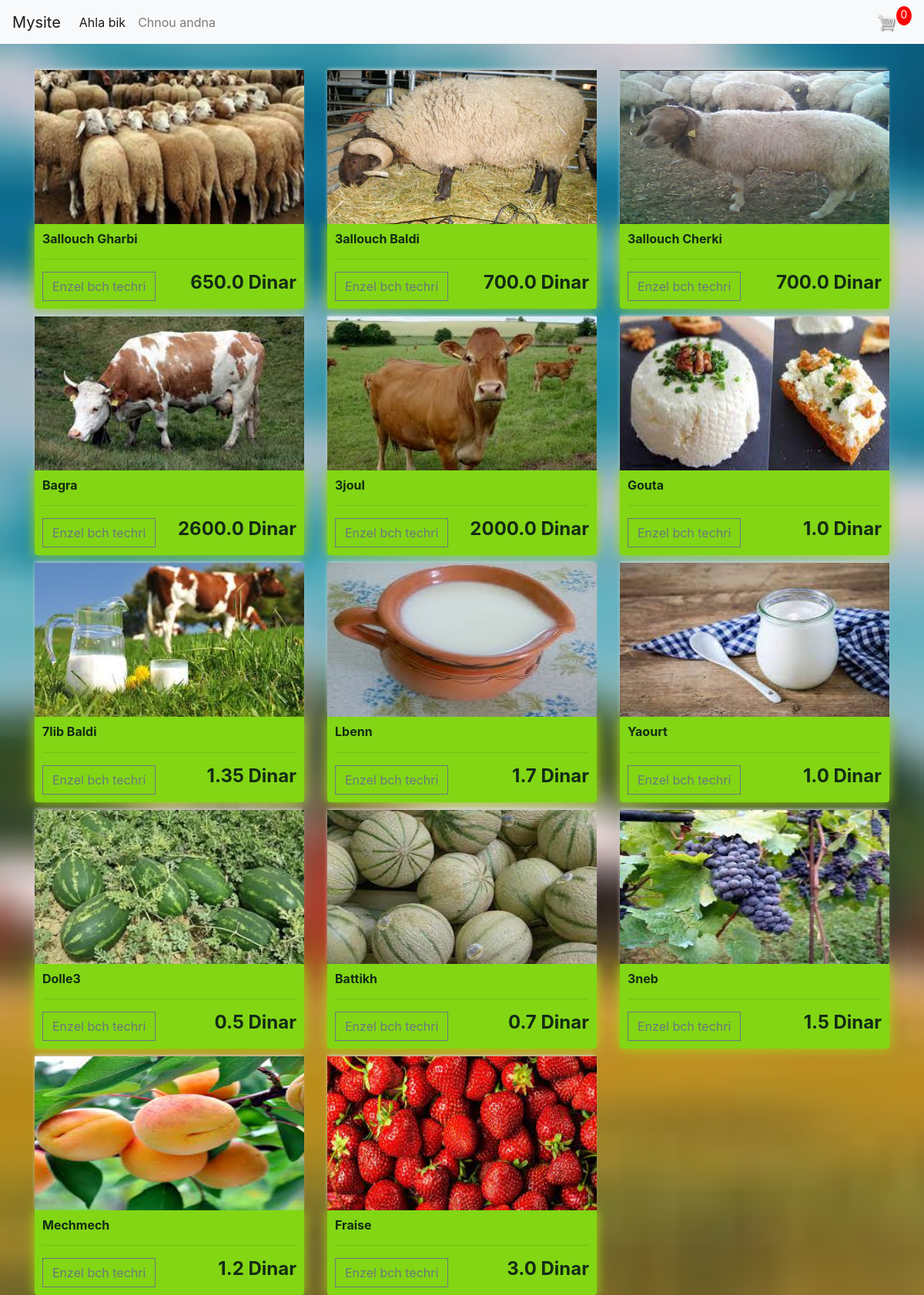
The page / on the database its author committed.
### store/models.py (models this page shows, shortened)
class Product(models.Model):
	name = models.CharField(max_length=200)
	price = models.FloatField()
	digital = models.BooleanField(default=False,null=True, blank=True)
	image = models.ImageField(null=True, blank=True)
	@property
	def imageURL(self):
		try:
			url = self.image.url
		except:
			url = ''
		return url

### store/views.py (the view)
# urls.py: path('', include('store.urls')),
def store(request):
	data = cartData(request)
	cartItems = data['cartItems']
	order = data['order']
	items = data['items']
	products = Product.objects.all()
	context = {'products':products, 'cartItems':cartItems}
	return render(request, 'store/store.html', context)

### store/utils.py (called while the page is built, shortened)
def cookieCart(request):
	try:
		cart = json.loads(request.COOKIES['cart'])
	except:
		cart = {}
		print('CART:', cart)
	items = []
	order = {'get_cart_total':0, 'get_cart_items':0, 'shipping':False}
	cartItems = order['get_cart_items']
	return {'cartItems':cartItems ,'order':order, 'items':items}

def cartData(request):
	if request.user.is_authenticated:
		customer = request.user.customer
		order, created = Order.objects.get_or_create(customer=customer, complete=False)
		items = order.orderitem_set.all()
		cartItems = order.get_cart_items
	else:
		cookieData = cookieCart(request)
		cartItems = cookieData['cartItems']
		order = cookieData['order']
		items = cookieData['items']
	return {'cartItems':cartItems ,'order':order, 'items':items}

### store/templates/store/store.html
{% extends 'store/main.html' %}
{% load static %}
{% block content %}
	<div class="row" id='a'>
		{% for product in products %}
		<div class="col-lg-4">
			<img class="thumbnail" src="{{product.imageURL}}">
			<div class="box-element product">
				<h6><strong>{{product.name}}</strong></h6>
				<hr>
				<button data-product="{{product.id}}" data-action="add" class="btn btn-outline-secondary add-btn update-cart">Enzel bch techri</button>
				<h4 style="display: inline-block; float: right"><strong>{{product.price}} Dinar</strong></h4>
			</div>
		</div>
		{% endfor %}
	</div>
{% endblock content %}

### store/templates/store/main.html (shortened to what this page needs)
<!DOCTYPE html>
{% load static %}
<html>
<head>
	<link rel="stylesheet" href="https://stackpath.bootstrapcdn.com/bootstrap/4.4.1/css/bootstrap.min.css">
	<link rel="stylesheet" type="text/css" href="{% static 'css/main.css' %}">
</head>
<body>
	<nav class="navbar navbar-expand-lg navbar-light bg-light">
		<a class="navbar-brand" href="">Mysite</a>
		<div class="collapse navbar-collapse" id="navbarNav">
		  <ul class="navbar-nav">
			<li class="nav-item active">
			  <a class="nav-link" href="/home">Ahla bik </a>
			</li>
			<li class="nav-item">
			  <a class="nav-link" href="/store">Chnou andna</a>
			</li>
		  </ul>
		</div>
		<a href="{% url 'cart' %}">
			<img  id="cart-icon" src="{% static 'images/cart.png' %}">
		</a>
		<p id="cart-total">{{cartItems}}</p>
    </nav>
   <div class="container" >
            <br>
            {% block content %}
            {% endblock content %}
  </div>
</body>
</html>

### static/css/main.css (style rules this page uses)
body { background-image: url("firma.jpg"); height: 100%; background-position: center; background-repeat: no-repeat; background-size: cover; }
h1,h2,h3,h4,h5,h6 { color:hsl(123, 39%, 12%); }
.box-element { box-shadow:hsl(76, 86%, 46%) 0 0 16px; background-color: rgb(130, 214, 20); border-radius: 4px; padding: 10px; }
.thumbnail { width: 100%; height: 200px; -webkit-box-shadow: -1px -3px 5px -2px rgba(214,214,214,1); -moz-box-shadow: -1px -3px 5px -2px rgba(214,214,214,1); box-shadow: -1px -3px 5px -2px rgba(214,214,214,1); }
.product { border-radius: 0 0 4px 4px; }
#cart-icon { width:25px; display: inline-block; margin-left: 15px; }
#cart-total { display: block; text-align: center; color:#fff; background-color: red; width: 20px; height: 25px; border-radius: 50%; font-size: 14px; }
.col-lg-4, .col-lg-6, .col-lg-8, .col-lg-12 { margin-top: 10px; }
.btn { border-radius: 0; }

### rows shown on the page
Product: imageURL (picture), name "3allouch Gharbi", price "650.0"
Product: imageURL (picture), name "3allouch Baldi", price "700.0"
Product: imageURL (picture), name "3allouch Cherki", price "700.0"
Product: imageURL (picture), name "Bagra", price "2600.0"
Product: imageURL (picture), name "3joul", price "2000.0"
Product: imageURL (picture), name "Gouta", price "1.0"
Product: imageURL (picture), name "7lib Baldi", price "1.35"
Product: imageURL (picture), name "Lbenn", price "1.7"
Product: imageURL (picture), name "Yaourt", price "1.0"
Product: imageURL (picture), name "Dolle3", price "0.5"
Product: imageURL (picture), name "Battikh", price "0.7"
Product: imageURL (picture), name "3neb", price "1.5"
Product: imageURL (picture), name "Mechmech", price "1.2"
Product: imageURL (picture), name "Fraise", price "3.0"

### other values the page prints
{{ cartItems }} "0"
